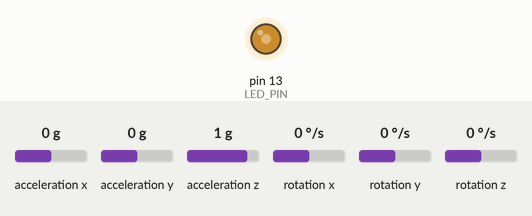
This sketch was run on a simulated Arduino Uno, built with avr-gcc and run on an emulated ATmega328P. Parts: output pins drawn as LEDs (lit = HIGH). Inputs (shaded band) come from the test bench; at power-on: acceleration x 0 g, acceleration y 0 g, acceleration z 1 g, rotation x 0 °/s, rotation y 0 °/s, rotation z 0 °/s. What the sketch prints to the serial monitor is not drawn.

Above: at 1.2 s.
1.3 s: acceleration x set to 0.5 g
4.3 s: acceleration x set to 0.8 g
6.1 s: acceleration y set to 0.8 g
9.1 s: acceleration z set to 0 g
12.1 s: acceleration y set to 0.5 g
Timing chart, 0 to 16.1 s (numbered marks = the images above; inputs shaded):
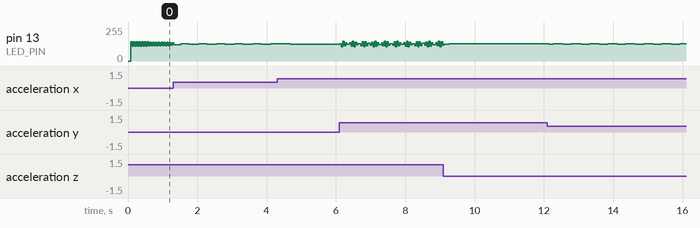

Measured:
- after the input at 12.1 s, pin 13 (LED_PIN): 130/255 → 124/255 after 0.06 s, then repeats every 0.52 s: 131/255 0.28 s, 124/255 0.24 s

The sketch:

MPU6050_Raw_Readings.ino
```cpp
// I2C device class (I2Cdev) demonstration Arduino sketch for MPU6050 class
// 10/7/2011 by Jeff Rowberg <jeff@rowberg.net>
// Updates should (hopefully) always be available at https://github.com/jrowberg/i2cdevlib
//
// Changelog:
//      2013-05-08 - added multiple output formats
//                 - added seamless Fastwire support
//      2011-10-07 - initial release

/* ============================================
I2Cdev device library code is placed under the MIT license
Copyright (c) 2011 Jeff Rowberg

Permission is hereby granted, free of charge, to any person obtaining a copy
of this software and associated documentation files (the "Software"), to deal
in the Software without restriction, including without limitation the rights
to use, copy, modify, merge, publish, distribute, sublicense, and/or sell
copies of the Software, and to permit persons to whom the Software is
furnished to do so, subject to the following conditions:

The above copyright notice and this permission notice shall be included in
all copies or substantial portions of the Software.

THE SOFTWARE IS PROVIDED "AS IS", WITHOUT WARRANTY OF ANY KIND, EXPRESS OR
IMPLIED, INCLUDING BUT NOT LIMITED TO THE WARRANTIES OF MERCHANTABILITY,
FITNESS FOR A PARTICULAR PURPOSE AND NONINFRINGEMENT. IN NO EVENT SHALL THE
AUTHORS OR COPYRIGHT HOLDERS BE LIABLE FOR ANY CLAIM, DAMAGES OR OTHER
LIABILITY, WHETHER IN AN ACTION OF CONTRACT, TORT OR OTHERWISE, ARISING FROM,
OUT OF OR IN CONNECTION WITH THE SOFTWARE OR THE USE OR OTHER DEALINGS IN
THE SOFTWARE.
===============================================
*/

// I2Cdev and MPU6050 must be installed as libraries, or else the .cpp/.h files
// for both classes must be in the include path of your project
#include "I2Cdev.h"
#include "MPU6050.h"

// Arduino Wire library is required if I2Cdev I2CDEV_ARDUINO_WIRE implementation
// is used in I2Cdev.h
#if I2CDEV_IMPLEMENTATION == I2CDEV_ARDUINO_WIRE
    #include "Wire.h"
#endif

// class default I2C address is 0x68
// specific I2C addresses may be passed as a parameter here
// AD0 low = 0x68 (default for InvenSense evaluation board)
// AD0 high = 0x69
MPU6050 accelgyro;
//MPU6050 accelgyro(0x69); // <-- use for AD0 high

int16_t ax, ay, az;
int16_t gx, gy, gz;


// uncomment "OUTPUT_READABLE_ACCELGYRO" if you want to see a tab-separated
// list of the accel X/Y/Z and then gyro X/Y/Z values in decimal. Easy to read,
// not so easy to parse, and slow(er) over UART.
#define OUTPUT_READABLE_ACCELGYRO

// uncomment "OUTPUT_BINARY_ACCELGYRO" to send all 6 axes of data as 16-bit
// binary, one right after the other. This is very fast (as fast as possible
// without compression or data loss), and easy to parse, but impossible to read
// for a human.
//#define OUTPUT_BINARY_ACCELGYRO


#define LED_PIN 13
bool blinkState = false;

void setup() {
    // join I2C bus (I2Cdev library doesn't do this automatically)
    #if I2CDEV_IMPLEMENTATION == I2CDEV_ARDUINO_WIRE
        Wire.begin();
    #elif I2CDEV_IMPLEMENTATION == I2CDEV_BUILTIN_FASTWIRE
        Fastwire::setup(400, true);
    #endif

    // initialize serial communication
    // (38400 chosen because it works as well at 8MHz as it does at 16MHz, but
    // it's really up to you depending on your project)
    Serial.begin(38400);

    // initialize device
    Serial.println("Initializing I2C devices...");
    accelgyro.initialize();

    // verify connection
    Serial.println("Testing device connections...");
    Serial.println(accelgyro.testConnection() ? "MPU6050 connection successful" : "MPU6050 connection failed");

    // use the code below to change accel/gyro offset values
    accelgyro.setXGyroOffset(34);
    accelgyro.setYGyroOffset(68);
    accelgyro.setZGyroOffset(12);
    accelgyro.setXAccelOffset(-1585);
    accelgyro.setYAccelOffset(629);
    accelgyro.setZAccelOffset(824);


    // configure Arduino LED pin for output
    pinMode(LED_PIN, OUTPUT);
}

void loop() {
    // read raw accel/gyro measurements from device
    accelgyro.getMotion6(&ax, &ay, &az, &gx, &gy, &gz);

    // these methods (and a few others) are also available
    //accelgyro.getAcceleration(&ax, &ay, &az);
    //accelgyro.getRotation(&gx, &gy, &gz);

    #ifdef OUTPUT_READABLE_ACCELGYRO
        // display tab-separated accel/gyro x/y/z values
        Serial.print("a/g:\t");
        Serial.print(ax); Serial.print("\t");
        Serial.print(ay); Serial.print("\t");
        Serial.print(az); Serial.print("\t");
        Serial.print(gx); Serial.print("\t");
        Serial.print(gy); Serial.print("\t");
        Serial.println(gz);
    #endif

    #ifdef OUTPUT_BINARY_ACCELGYRO
        Serial.write((uint8_t)(ax >> 8)); Serial.write((uint8_t)(ax & 0xFF));
        Serial.write((uint8_t)(ay >> 8)); Serial.write((uint8_t)(ay & 0xFF));
        Serial.write((uint8_t)(az >> 8)); Serial.write((uint8_t)(az & 0xFF));
        Serial.write((uint8_t)(gx >> 8)); Serial.write((uint8_t)(gx & 0xFF));
        Serial.write((uint8_t)(gy >> 8)); Serial.write((uint8_t)(gy & 0xFF));
        Serial.write((uint8_t)(gz >> 8)); Serial.write((uint8_t)(gz & 0xFF));
    #endif

    // blink LED to indicate activity
    blinkState = !blinkState;
    digitalWrite(LED_PIN, blinkState);
}
```
